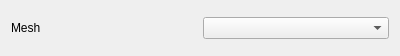
<?xml version="1.0" encoding="UTF-8"?>
<ui version="4.0">
 <class>Mesh</class>
 <widget class="QWidget" name="Mesh">
  <property name="geometry">
   <rect>
    <x>0</x>
    <y>0</y>
    <width>400</width>
    <height>56</height>
   </rect>
  </property>
  <property name="windowTitle">
   <string>Form</string>
  </property>
  <layout class="QHBoxLayout" name="horizontalLayout">
   <item>
    <widget class="QLabel" name="MeshLabel">
     <property name="text">
      <string>Mesh</string>
     </property>
    </widget>
   </item>
   <item>
    <widget class="QComboBox" name="MeshCombo"/>
   </item>
  </layout>
 </widget>
 <resources/>
 <connections/>
</ui>
